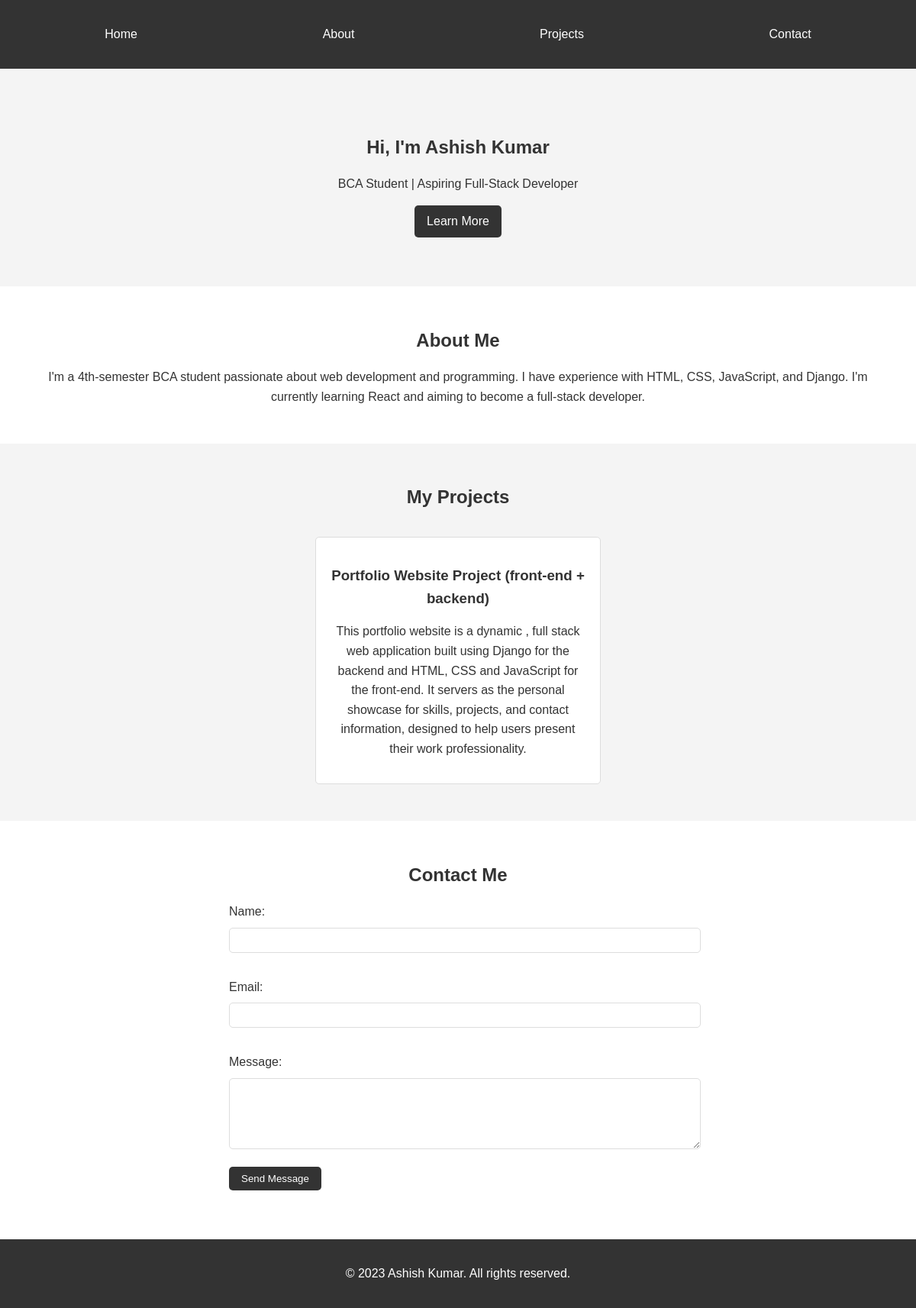
The page / on the database its author committed.
### portfolio/models.py (models this page shows, shortened)
class Project(models.Model):
    name = models.CharField(max_length=100)
    description = models.TextField()
    link = models.URLField(blank=True)

### portfolio/views.py (the view)
# urls.py: 2. Add a URL to urlpatterns:  path('', views.home, name='home')
def home(request):
    projects = Project.objects.all()
    return render(request, 'portfolio/index.html', {'projects': projects})

### portfolio/templates/portfolio/index.html (shortened to what this page needs)
{% load static %}
<!DOCTYPE html>
<html lang="en">
<head>
    <link rel="stylesheet" href="{% static 'portfolio/style.css' %}">
</head>
<body>
    <nav>
        <ul>
            <li><a href="#home">Home</a></li>
            <li><a href="#about">About</a></li>
            <li><a href="#projects">Projects</a></li>
            <li><a href="#contact">Contact</a></li>
        </ul>
    </nav>
    <section id="home">
        <div class="home-content">
            <h1>Hi, I'm Ashish Kumar</h1>
            <p>BCA Student | Aspiring Full-Stack Developer</p>
            <a href="#about" class="btn">Learn More</a>
        </div>
    </section>
    <section id="about">
        <h2>About Me</h2>
        <p>
            I'm a 4th-semester BCA student passionate about web development and programming.
            I have experience with HTML, CSS, JavaScript, and Django. I'm currently learning
            React and aiming to become a full-stack developer.
        </p>
    </section>
    <section id="projects">
        <h2>My Projects</h2>
        <div class="project-list">
            {% for project in projects %}
            <div class="project">
                <h3>{{ project.name }}</h3>
                <p>{{ project.description }}</p>
            </div>
            {% endfor %}
        </div>
    </section>
    <section id="contact">
        <h2>Contact Me</h2>
        <form action="{% url 'contact' %}" method="post">
            <label for="name">Name:</label>
            <input type="text" id="name" name="name" required>
            <label for="email">Email:</label>
            <input type="email" id="email" name="email" required>
            <label for="message">Message:</label>
            <textarea id="message" name="message" rows="5" required></textarea>
            <button type="submit" class="btn">Send Message</button>
        </form>
    </section>
    <footer>
        <p>&copy; 2023 Ashish Kumar. All rights reserved.</p>
    </footer>
</body>
</html>

### portfolio/static/portfolio/style.css (style rules this page uses)
body { font-family: Arial, sans-serif; margin: 0; padding: 0; line-height: 1.6; color: #333; }
nav { background: #333; color: #fff; padding: 1rem; position: sticky; top: 0; }
nav ul { list-style: none; padding: 0; display: flex; justify-content: space-around; }
nav ul li { margin: 0 1rem; }
nav ul li a { color: #fff; text-decoration: none; }
section { padding: 2rem; text-align: center; }
h1, h2, h3 { margin-bottom: 1rem; }
.btn { display: inline-block; padding: 0.5rem 1rem; background: #333; color: #fff; text-decoration: none; border-radius: 5px; }
#home { background: #f4f4f4; padding: 4rem 2rem; }
#about { background: #fff; }
#projects { background: #f4f4f4; }
.project-list { display: flex; justify-content: space-around; flex-wrap: wrap; }
.project { background: #fff; padding: 1rem; margin: 1rem; border: 1px solid #ddd; border-radius: 5px; width: 30%; }
form { max-width: 600px; margin: 0 auto; text-align: left; }
form label { display: block; margin: 1rem 0 0.5rem; }
form input, form textarea { width: 100%; padding: 0.5rem; margin-bottom: 1rem; border: 1px solid #ddd; border-radius: 5px; }
form button { background: #333; color: #fff; border: none; padding: 0.5rem 1rem; border-radius: 5px; cursor: pointer; }
footer { background: #333; color: #fff; text-align: center; padding: 1rem; margin-top: 2rem; }

### rows shown on the page
Project: name "Portfolio Website Project (front-end + backend)", description "This portfolio website is a dynamic , full stack web application built using Django for the backend and HTML, CSS and JavaScript for the front-end. It servers as the personal showcase for skills, projects, and contact information, designed to help users present their work professionality."
